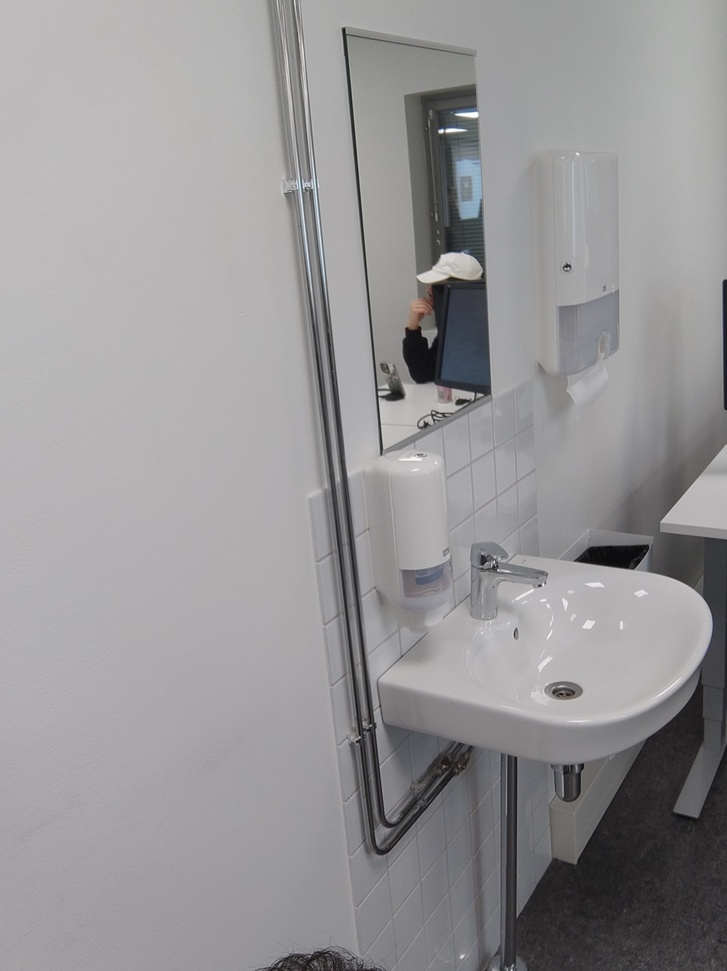
%> input picture Image processing labs/Lab 06/building.jpg, 727 x 971 px, shrunk from 1555 x 2077 before the run
$ octave Lab06.m   (GNU Octave 9; MATLAB toolbox functions it lacks are replaced by stand-ins)
%> lines starting %> are read from the running program, lines starting %| are printed output that depends on the picture

%% Lab 6: Mini Project - Your Image Pipeline
close all; clear; clc;

% 1) Load your own image
I_rgb = imread('building.jpg');
%> I_rgb is the input picture: size 971x727x3 uint8; mean R, G, B 150.3, 149.2, 150.7
I = im2double(rgb2gray(I_rgb));

% 2) Pre-process: noise removal
I_filt = medfilt2(I,[3 3]);

% 3) Enhance contrast
I_enh = imadjust(I_filt,[0.2 0.8],[0 1]);
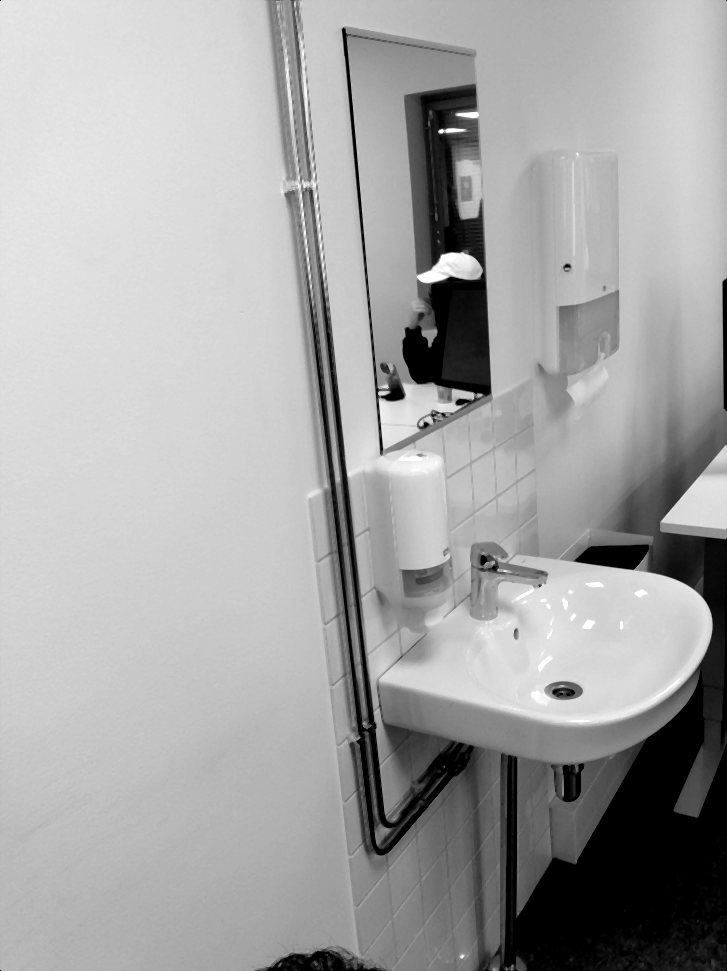
%> I_enh: size 971x727 double; min 0, max 1, mean 0.65

% 4) Extract edges using Canny
edges = edge(I_enh,'Canny',[0.1 0.25]);
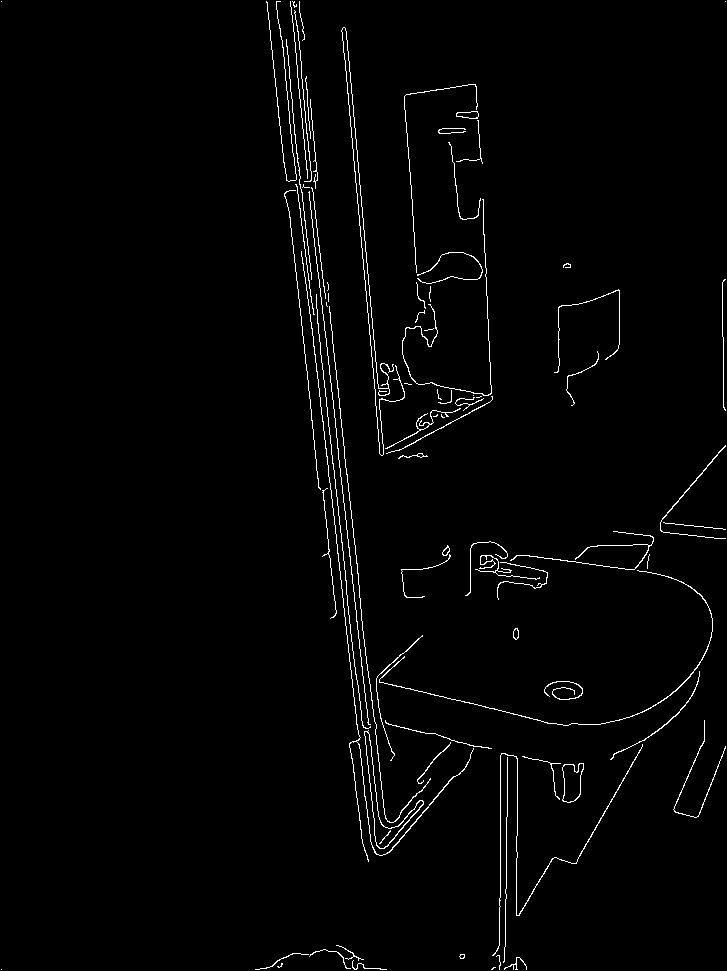
%> edges: size 971x727 logical; 1.7% white in thin lines or dots

% 5) Frequency-domain low-pass filtering
F = fftshift(fft2(I_enh));

[M,N] = size(F);
%> M = 971; N = 727

[X,Y] = meshgrid(1:N,1:M);
D = sqrt((X-(floor(N/2)+1)).^2 + ...
    (Y-(floor(M/2)+1)).^2);

H = double(D < 60);

F_filtered = F .* H;

I_lp = real(ifft2(ifftshift(F_filtered)));
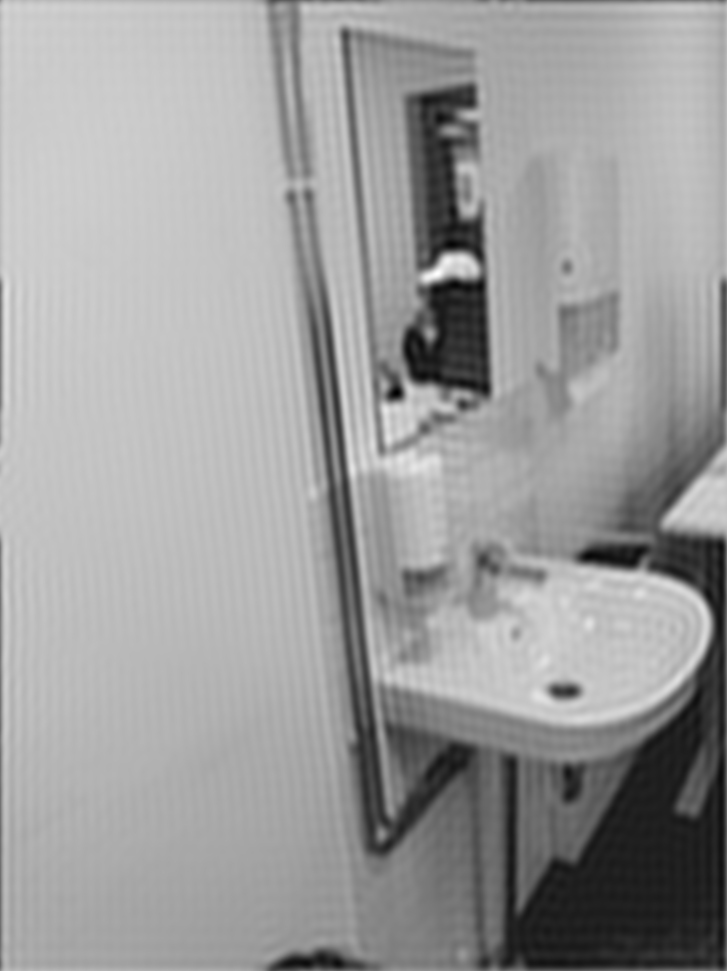
%> I_lp: size 971x727 double; min -0.159, max 1.15, mean 0.65; drawn with min black and max white

% For display in montage
I_lp_vis = mat2gray(I_lp);

% 6) Visualization
figure;
montage({I,I_filt,I_enh,edges,I_lp_vis},'Size',[1 5]);
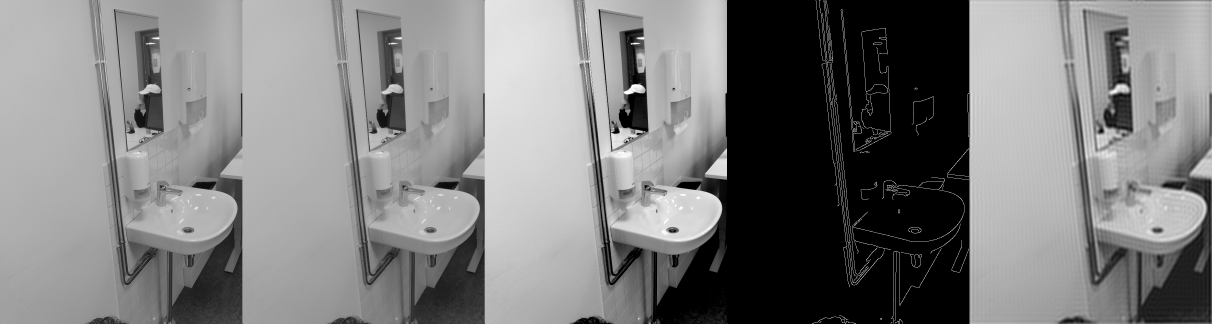
%> displayed picture: size 971x3635, on the screen's scale of 0 to 255 (shown at 1/3 size); min 0, max 255, mean 125.4

title('Original | Denoised | Enhanced | Edges | LP result');

% 7) Display each image separately with labels
figure;

subplot(2,3,1);
imshow(I);
title('Original');

subplot(2,3,2);
imshow(I_filt);
title('Median Filter');

subplot(2,3,3);
imshow(I_enh);
title('Contrast Enhanced');

subplot(2,3,4);
imshow(edges);
title('Canny Edges');

subplot(2,3,5);
imshow(I_lp,[]);
title('Low-Pass Filter');
